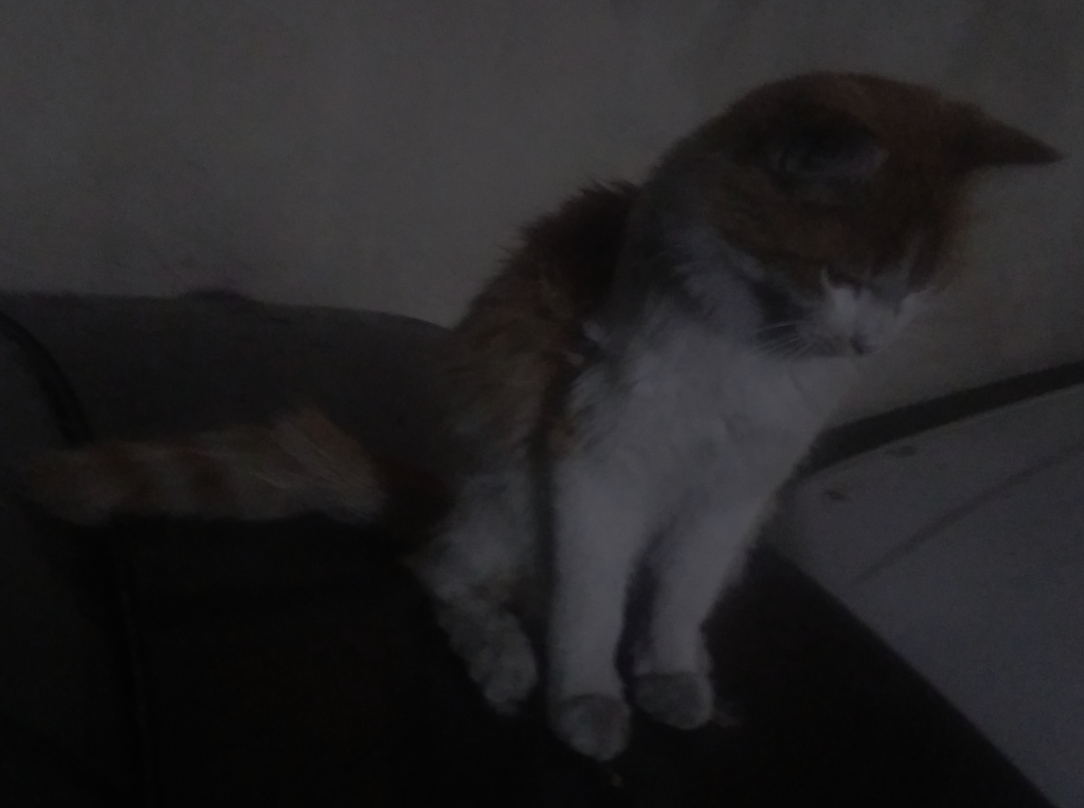
#> input picture pic2/000.jpg, 2168 x 1616 px, found by its file name (shown at 1/2 size)
$ jupyter execute machinevision2-4.ipynb
#> lines starting #> are read from the running program, lines starting #| are printed output that depends on the picture
[cell 1]
import cv2
import numpy as np
import matplotlib.pyplot as plt

[cell 2]
image=cv2.imread(r"C:\Users\Student\Desktop\pic2\000.jpg")
#> image is the input picture: shape (1616, 2168, 3); mean B, G, R 36, 34.7, 36

[cell 3]
gamma=0.4
lookuptable=np.empty((1,256),np.uint8)
for i in range(256):
    lookuptable[0,i]=np.clip(pow(i/255,gamma)*255,0,255)
out=cv2.LUT(image,lookuptable)
plt.figure(figsize=[15,5])
plt.subplot(121);plt.imshow(image[...,::-1]);plt.title("original")
plt.subplot(122);plt.imshow(out[...,::-1]);plt.title("new_image")
plt.show()

[cell 4]
gamma=0.4
image1=cv2.imread(r"C:\Users\Student\Desktop\pic2\a.jpg")
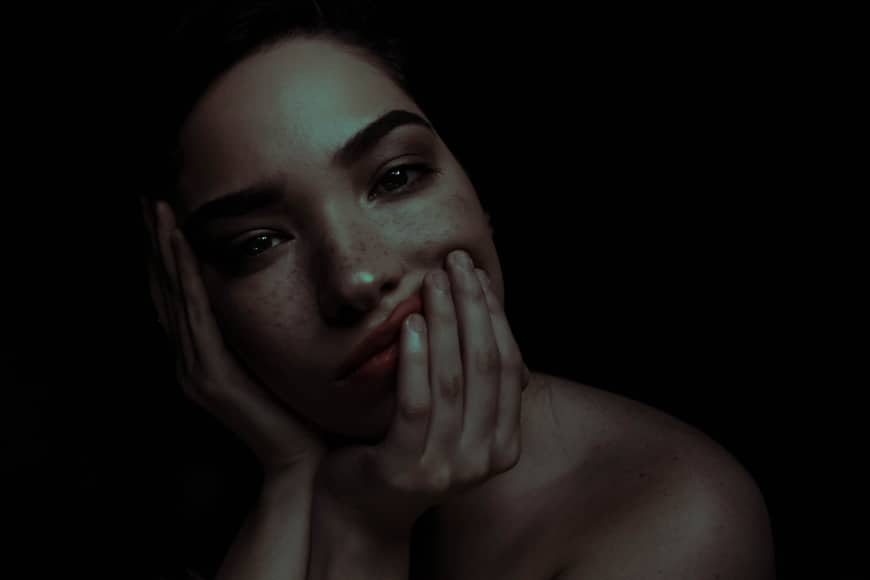
#> input picture pic2/a.jpg, 870 x 580 px, found by its file name
#> image1 is the input picture: shape (580, 870, 3); mean B, G, R 13.8, 14.8, 17.4
image2=cv2.imread(r"C:\Users\Student\Desktop\pic2\aaa.jpg")
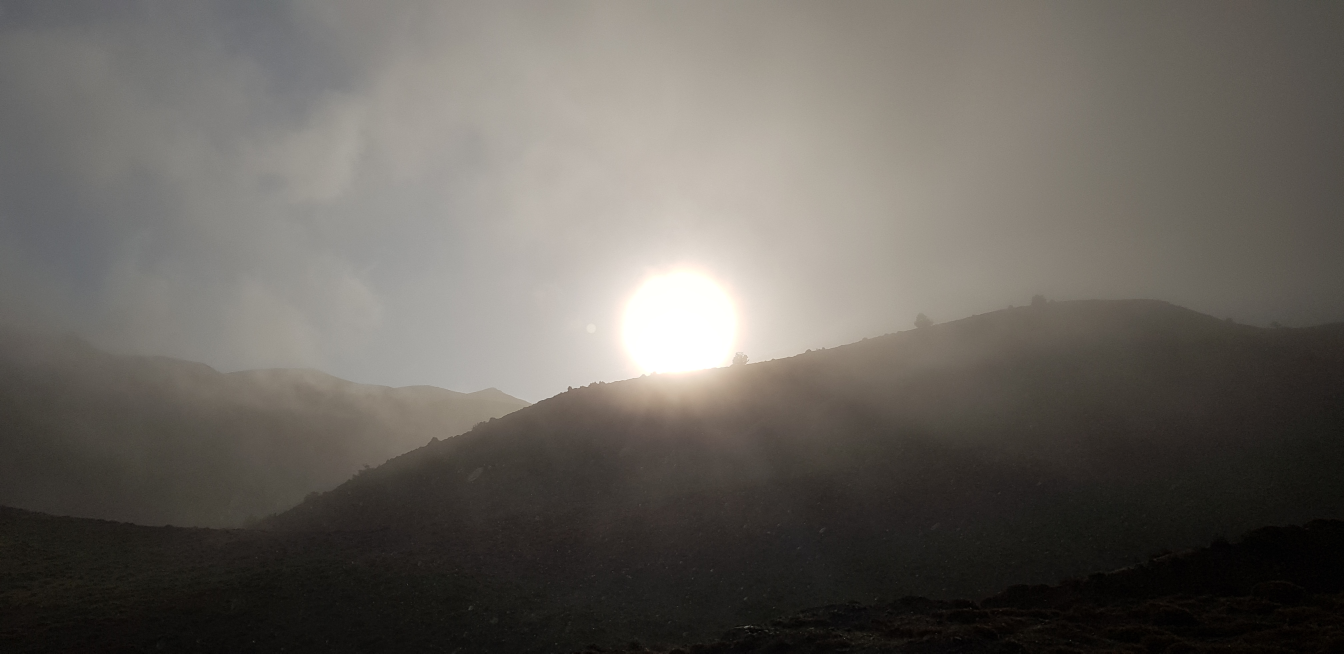
#> input picture pic2/aaa.jpg, 4032 x 1960 px, found by its file name (shown at 1/3 size)
#> image2 is the input picture: shape (1960, 4032, 3); mean B, G, R 93.6, 99.4, 103.6
output_linear1=cv2.convertScaleAbs(image1,alpha=1.3,beta=40)
output_linear2=cv2.convertScaleAbs(image2,alpha=1.3,beta=40)
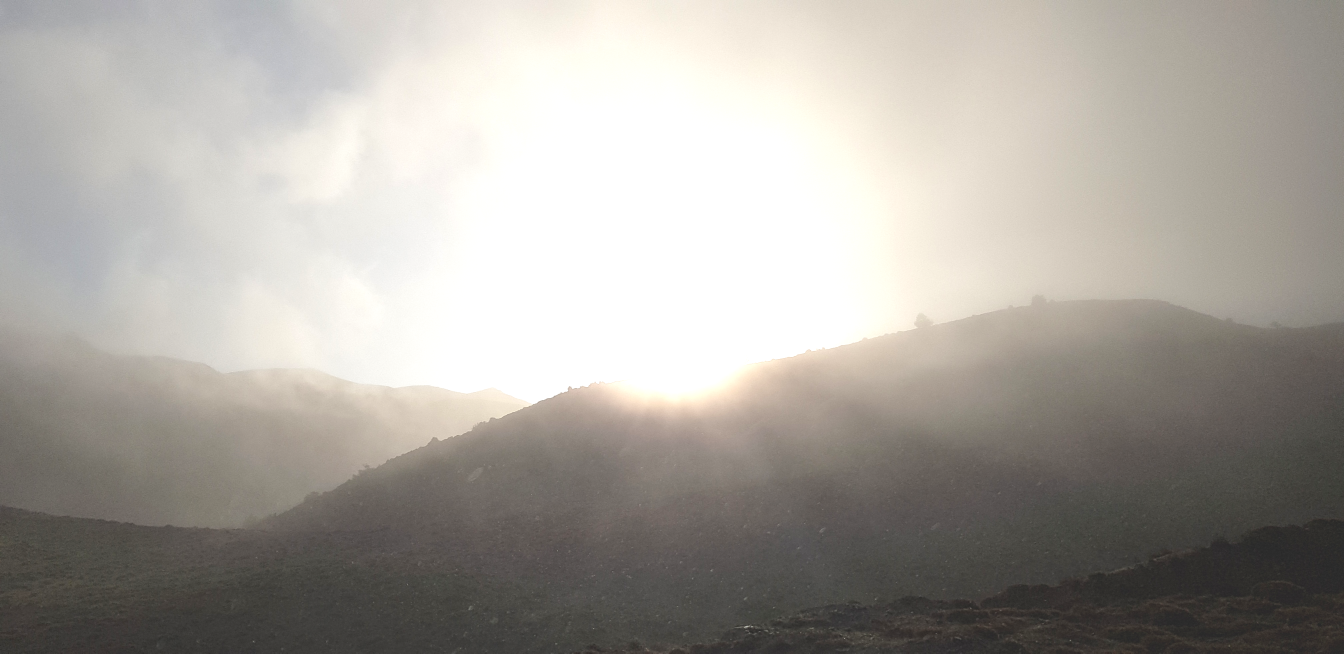
#> output_linear2: shape (1960, 4032, 3) (shown at 1/3 size); mean B, G, R 158.2, 164.5, 168.8
for i in range(256):
    lookuptable[0,i]=np.clip(pow(i/255,gamma)*255,0,255)
output1_gamma=cv2.LUT(image1,lookuptable)
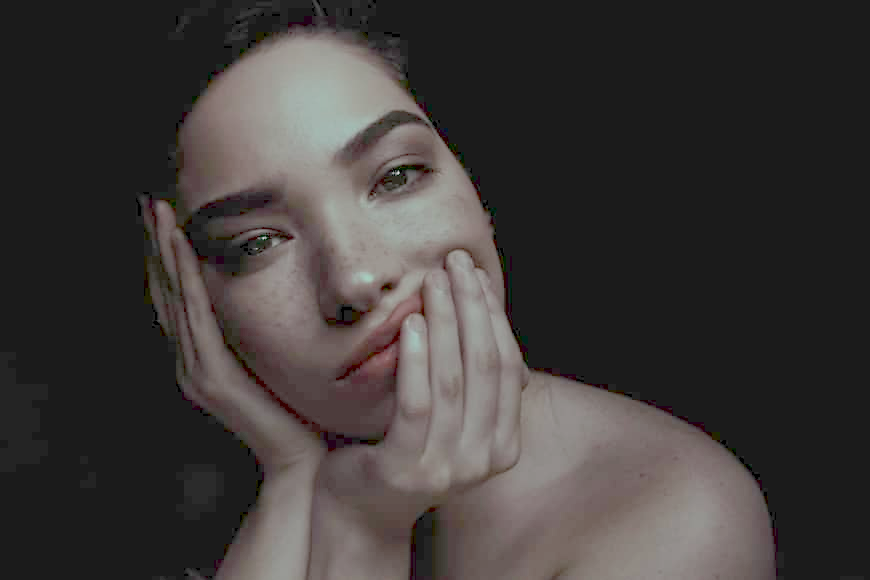
#> output1_gamma: shape (580, 870, 3); mean B, G, R 57.8, 59.1, 63.4
output2_gamma=cv2.LUT(image2,lookuptable)
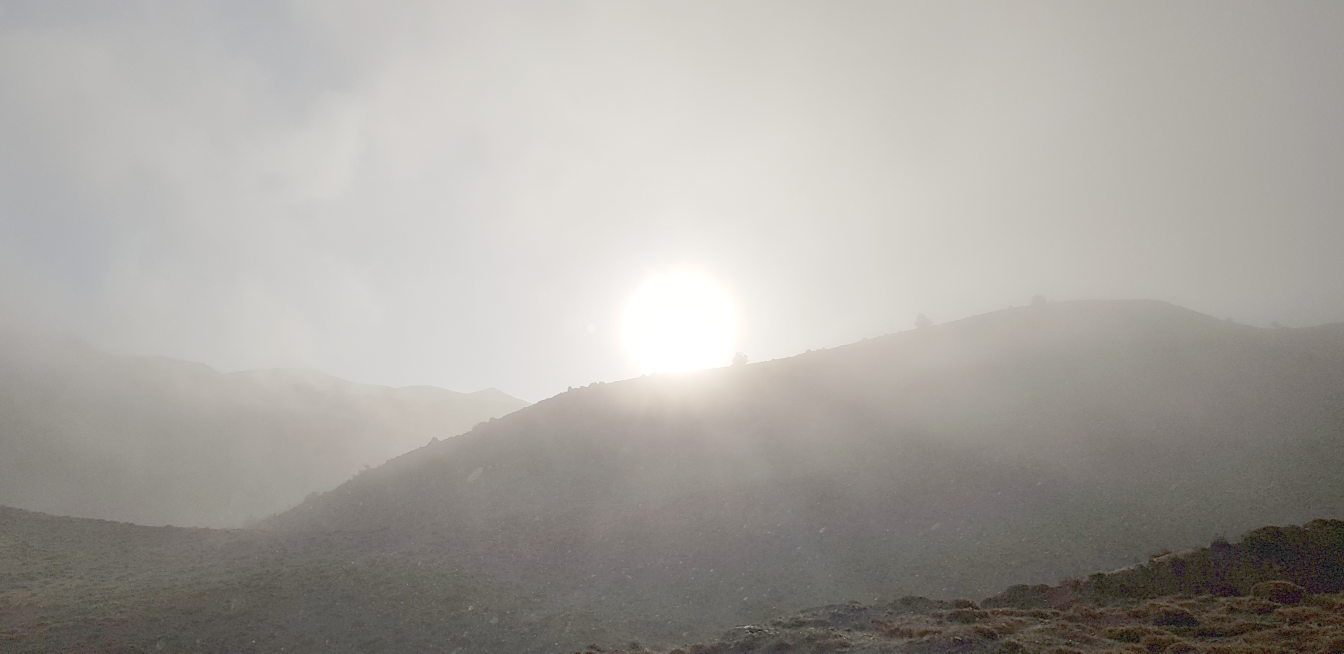
#> output2_gamma: shape (1960, 4032, 3) (shown at 1/3 size); mean B, G, R 159.3, 164.1, 167.6
plt.figure(figsize=[15,5])
plt.subplot(231);plt.imshow(image1[...,::-1]);plt.title("original")
plt.subplot(232);plt.imshow(output_linear1[...,::-1]);plt.title("linear")
plt.subplot(233);plt.imshow(output1_gamma[...,::-1]);plt.title("gamma")
plt.subplot(234);plt.imshow(image2[...,::-1]);plt.title("original")
plt.subplot(235);plt.imshow(output_linear2[...,::-1]);plt.title("linear")
plt.subplot(236);plt.imshow(output2_gamma[...,::-1]);plt.title("gamma")
plt.show()
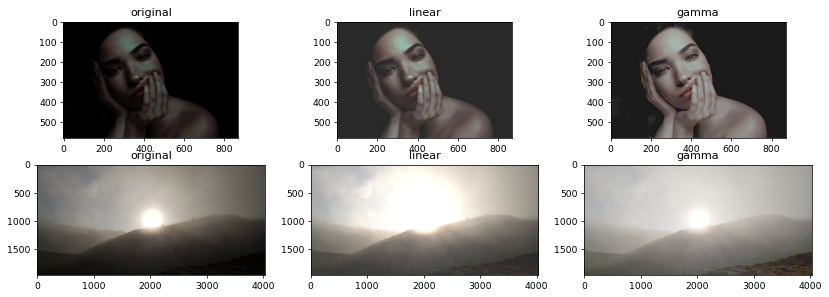
#> figure drawn by matplotlib, 6 panels
